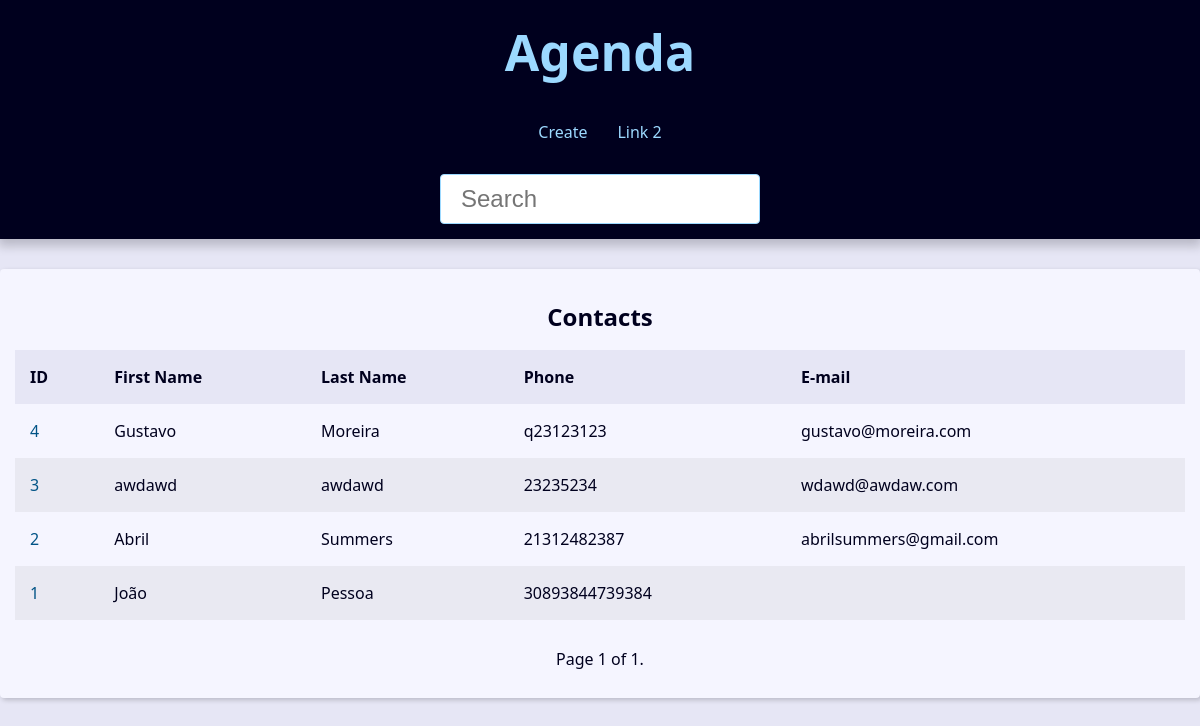
/, run on an earlier commit of the app's database.
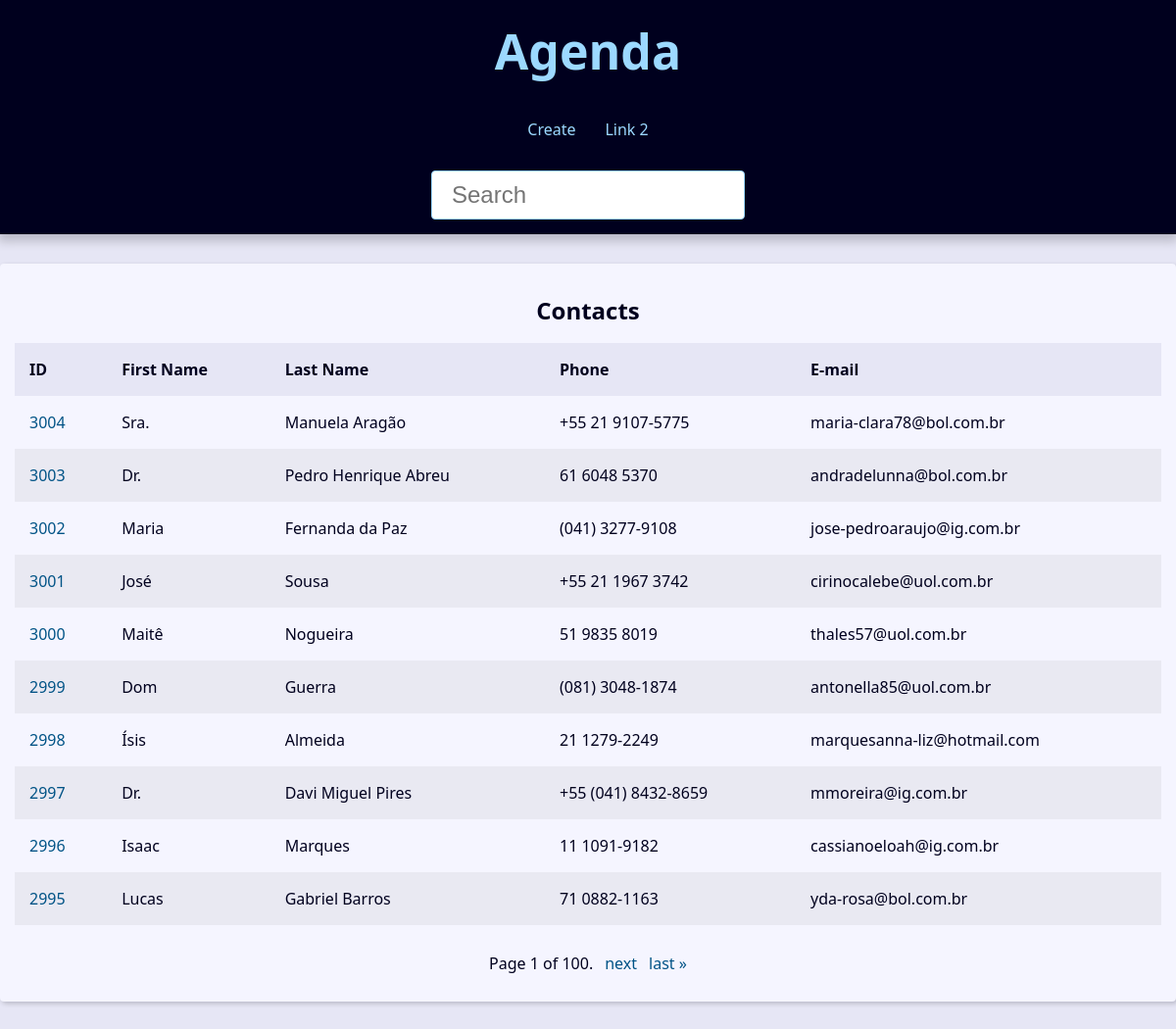
And on a later commit of the database.
### contact/models.py (models this page shows, shortened)
class Contact(models.Model):
    first_name = models.CharField(max_length=50)
    last_name = models.CharField(max_length=50, blank=True)
    phone = models.CharField(max_length=50)
    email = models.EmailField(max_length=254, blank=True)
    created_date = models.DateTimeField(default=timezone.now)
    description = models.TextField(blank=True)
    show = models.BooleanField(default=True)
    picture = models.ImageField(blank=True, upload_to='pictures/%Y/%m/')
    category = models.ForeignKey(
        Category,
        on_delete=models.SET_NULL,
        blank=True, null=True
    )
    owner = models.ForeignKey(
        User,
        on_delete=models.SET_NULL,
        blank=True, null=True
    )

### contact/views/contact_views.py (the view)
# urls.py: path('', views.index, name='index'),
def index(request):
    contacts = Contact.objects \
        .filter(show=True)\
        .order_by('-id')
    paginator = Paginator(contacts, 10)
    page_number = request.GET.get("page")
    page_obj = paginator.get_page(page_number)
    context = {
        'page_obj': page_obj,
        'site_title': 'Contatos - '
    }
    return render(
        request,
        'contact/index.html',
        context
    )

### contact/templates/contact/index.html
{% extends 'global/base.html' %}
{% block content %}
  {% if page_obj %}
    <div class="responsive-table">
      <table class="contacts-table">
        <caption class="table-caption ">
          Contacts
        </caption>
        <thead>
          <tr class="table-row table-row-header">
            <th class="table-header">ID</th>
            <th class="table-header">First Name</th>
            <th class="table-header">Last Name</th>
            <th class="table-header">Phone</th>
            <th class="table-header">E-mail</th>
          </tr>
        </thead>
        <tbody>
          {% for contact in page_obj %}
            <tr class="table-row">
              <td class="table-cel">
                <a
                  class="table-link"
                  href="{% url 'contact:contact' contact.id %}"
                >
                  {{ contact.id }}
                </a>
              </td>
              <td class="table-cel">
                {{ contact.first_name }}
              </td>
              <td class="table-cel">
                {{ contact.last_name }}
              </td>
              <td class="table-cel">
                {{ contact.phone }}
              </td>
              <td class="table-cel">
                {{ contact.email }}
              </td>
            </tr>
          {% endfor %}
        </tbody>
      </table>
    </div>
  {% else %}
    <div class="single-contact">
      <h1 class="single-contact-name">
        Nenhum contato encontrado.
      </h1>
    </div>
  {% endif %}
{% endblock content %}

### base_templates/global/base.html
<!DOCTYPE html>
<html lang="pt-BR">
<head>
  {% include 'global/partials/_head.html' %}
</head>
<body>
  {% include 'global/partials/_header.html' %}
  <main class="content">
    {% block content %}{% endblock content %}
    {% include 'global/partials/_pagination.html' %}
  </main>
</body>
</html>

### base_templates/global/partials/_head.html (shortened to what this page needs)
{% load static %}
<link rel="stylesheet" href="{% static 'global/css/style.css' %}">

### base_templates/global/partials/_header.html
<header class="header">
  <h1 class="header-heading">
    <a href="{% url 'contact:index' %}" class="header-link">
      Agenda
    </a>
  </h1>
  <nav class="menu">
    <ul class="menu-list">
      <li class="menu-item">
        <a href="{% url 'contact:create' %}" class="menu-link">
          Create
        </a>
      </li>
      <li class="menu-item">
        <a href="" class="menu-link">
          Link 2
        </a>
      </li>
    </ul>
  </nav>
  <div class="search">
    <form
      action="{% url 'contact:search' %}"
      method="GET"
    >
      <input
        type="search"
        class="search-input"
        placeholder="Search"
        id="search"
        name="q"
        value="{{ request.GET.q.strip }}"
      >
    </form>
  </div>
</header>

### base_templates/global/partials/_pagination.html (shortened to what this page needs)
{% if page_obj %}
  <div class="pagination">
    <span class="step-links">
        <span class="current">
            Page {{ page_obj.number }} of {{ page_obj.paginator.num_pages }}.
        </span>
        {% if page_obj.has_next %}
            <a href="?page={{ page_obj.next_page_number }}&q={{ request.GET.q.strip }}">next</a>
            <a href="?page={{ page_obj.paginator.num_pages }}&q={{ request.GET.q.strip }}">last &raquo;</a>
        {% endif %}
    </span>
  </div>
{% endif %}

### base_static/global/css/style.css (style rules this page uses)
:root { --spacing: 1.5rem; --link-dark-color: rgb(0, 83, 134); --link-light-color: rgb(156, 217, 255); --clr-white: rgb(245, 245, 255); --clr-black: rgb(0, 0, 30); --clr-light-gray: rgb(230, 230, 245); --clr-dark-shadow-5: rgba(0, 0, 10, 5%); --clr-dark-shadow-10: rgba(0, 0, 10, 10%); --clr-dark-shadow-20: rgba(0, 0, 10, 20%); --clr-light-shadow-5: rgba(200, 200, 255, 5%); --clr-light-shadow-10: rgba(200, 200, 255, 10%); --clr-light-shadow-20: rgba(200, 200, 255, 20%); --main-page-width: 120rem; --table-min-width: 60rem; --biggest-font-size: 5rem; --bigger-font-size: 4rem; --big-font-size: 3.2rem; --medium-font-size: 2.4rem; --small-font-size: 1.6rem; --smaller-font-size: 1.4rem; --smallest-font-size: 1.2rem; --transition-fast: 300ms; --transition-medium: 600ms; --transition-slow: 1s; --default-border-radius: 4px; }
*, *::before, *::after { margin: 0; padding: 0; box-sizing: border-box; }
html { font-size: 62.5%; }
body { font-family: system-ui, -apple-system, BlinkMacSystemFont, 'Segoe UI', Roboto, Oxygen, Ubuntu, Cantarell, 'Open Sans', 'Helvetica Neue', sans-serif; line-height: 1.5; font-size: var(--small-font-size); color: var(--clr-black); -webkit-font-smoothing: antialiased; background: var(--clr-light-gray); }
.header { background: var(--clr-black); padding: var(--spacing); box-shadow: 0 5px 10px 2px var(--clr-dark-shadow-20); z-index: 1; position: relative; }
.header-heading { font-size: var(--biggest-font-size); text-align: center; }
.header-link { color: var(--link-light-color); text-decoration: none; transition: filter var(--transition-fast) ease-in-out; }
.menu { margin: var(--spacing); }
.menu-list { list-style: none; display: flex; justify-content: center; flex-flow: row wrap; }
.menu-link { display: block; padding: var(--spacing); color: var(--link-light-color); text-decoration: none; transition: background-color var(--transition-fast) ease-in-out; border-radius: var(--default-border-radius); }
.content { max-width: var(--main-page-width); margin: calc(var(--spacing) * 2) auto; padding: var(--spacing); background: var(--clr-white); box-shadow: 2px 2px 5px var(--clr-dark-shadow-20); border-radius: var(--default-border-radius); }
.responsive-table { width: 100%; overflow-x: auto; }
.contacts-table { width: 100%; min-width: var(--table-min-width); border-collapse: collapse; }
.table-caption { font-size: var(--medium-font-size); font-weight: bold; padding: var(--spacing); }
.table-row { text-align: left; text-overflow: ellipsis; transition: background-color var(--transition-fast) ease-in-out; }
.table-row:nth-of-type(2n) { background: var(--clr-dark-shadow-5); }
.table-row-header { background: var(--clr-light-gray); color: var(--clr-black); }
.table-cel, .table-header { padding: var(--spacing); }
.table-link { color: var(--link-dark-color); transition: color var(--transition-fast) ease-in-out; text-decoration: none; }
.pagination { margin-top: var(--spacing); display: flex; justify-content: center; padding: calc(var(--spacing) * 0.8); font-size: var(--small-font-size); }
.pagination .step-links { display: flex; gap: calc(var(--spacing) * 0.8); }
.pagination .step-links a { color: var(--link-dark-color); transition: color var(--transition-fast) ease-in-out; text-decoration: none; display: block; }
.search { display: flex; justify-content: center; }
.search-input { font-size: var(--medium-font-size); padding: 1rem 2rem; width: 100%; max-width: 32rem; border-radius: var(--default-border-radius); border: 1px solid var(--link-light-color); }

What changed in the data, as far as the page shows it:
removed Contact: id "4", first_name "Gustavo", last_name "Moreira", phone "q23123123", email "gustavo@moreira.com"
removed Contact: id "3", first_name "awdawd", last_name "awdawd", phone "23235234", email "wdawd@awdaw.com"
removed Contact: id "2", first_name "Abril", last_name "Summers", phone "21312482387", email "abrilsummers@gmail.com"
removed Contact: id "1", first_name "João", last_name "Pessoa", phone "30893844739384"
added Contact: id "3004", first_name "Sra.", last_name "Manuela Aragão", phone "+55 21 9107-5775", email "maria-clara78@bol.com.br"
added Contact: id "3003", first_name "Dr.", last_name "Pedro Henrique Abreu", phone "61 6048 5370", email "andradelunna@bol.com.br"
added Contact: id "3002", first_name "Maria", last_name "Fernanda da Paz", phone "(041) 3277-9108", email "jose-pedroaraujo@ig.com.br"
added Contact: id "3001", first_name "José", last_name "Sousa", phone "+55 21 1967 3742", email "cirinocalebe@uol.com.br"
added Contact: id "3000", first_name "Maitê", last_name "Nogueira", phone "51 9835 8019", email "thales57@uol.com.br"
added Contact: id "2999", first_name "Dom", last_name "Guerra", phone "(081) 3048-1874", email "antonella85@uol.com.br"
added Contact: id "2998", first_name "Ísis", last_name "Almeida", phone "21 1279-2249", email "marquesanna-liz@hotmail.com"
added Contact: id "2997", first_name "Dr.", last_name "Davi Miguel Pires", phone "+55 (041) 8432-8659", email "mmoreira@ig.com.br"
added Contact: id "2996", first_name "Isaac", last_name "Marques", phone "11 1091-9182", email "cassianoeloah@ig.com.br"
added Contact: id "2995", first_name "Lucas", last_name "Gabriel Barros", phone "71 0882-1163", email "yda-rosa@bol.com.br"
Also different on the page:
{{ page_obj.paginator.num_pages }}: "1" → "100"
text now shown: "next last »"
